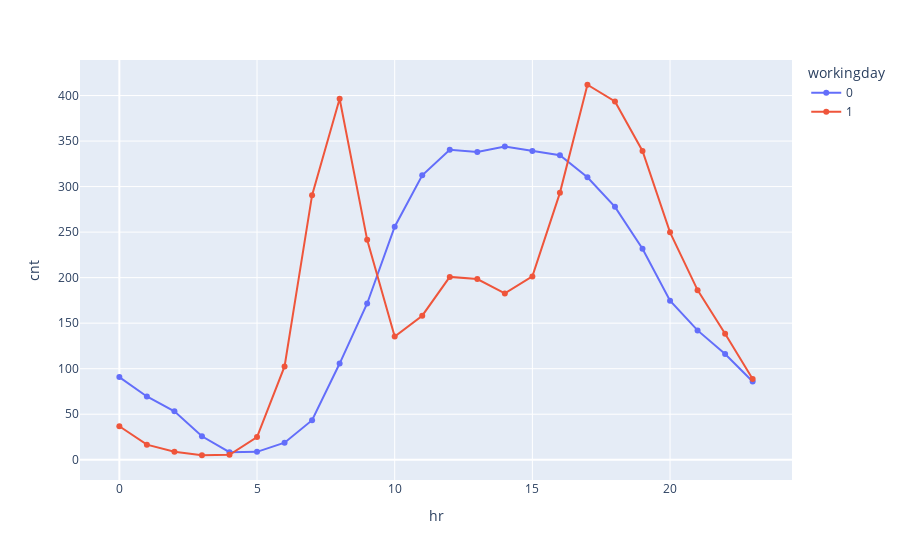

Notebook cell for this chart:
### Markdown cell above
4. Analysing **hourly** trend, segmenting wether is a working day or not

### Code cell
peakhour = data.groupby(["hr","workingday"], as_index=False)["cnt"].mean()
px.line(peakhour, x='hr', y="cnt", color='workingday', markers=True)

### Figure 1 — Plotly figure (JSON) as saved in the notebook; plotly's stock layout.template omitted (floating-point values rounded to 4 significant figures)
{"data": [{"hovertemplate": "workingday=0<br>hr=%{x}<br>cnt=%{y}<extra></extra>", "legendgroup": "0", "line": {"color": "#636efa", "dash": "solid"}, "marker": {"symbol": "circle"}, "mode": "markers+lines", "name": "0", "orientation": "v", "showlegend": true, "type": "scatter", "x": [0, 1, 2, 3, 4, 5, 6, 7, 8, 9, 10, 11, 12, 13, 14, 15, 16, 17, 18, 19, 20, 21, 22, 23], "xaxis": "x", "y": [90.8, 69.51, 53.17, 25.78, 8.264, 8.689, 18.74, 43.41, 105.7, 171.6, 255.9, 312.3, 340.4, 338.0, 343.9, 339.0, 334.5, 310.2, 277.7, 231.7, 174.7, 142.1, 116.1, 85.93], "yaxis": "y"}, {"hovertemplate": "workingday=1<br>hr=%{x}<br>cnt=%{y}<extra></extra>", "legendgroup": "1", "line": {"color": "#EF553B", "dash": "solid"}, "marker": {"symbol": "circle"}, "mode": "markers+lines", "name": "1", "orientation": "v", "showlegend": true, "type": "scatter", "x": [0, 1, 2, 3, 4, 5, 6, 7, 8, 9, 10, 11, 12, 13, 14, 15, 16, 17, 18, 19, 20, 21, 22, 23], "xaxis": "x", "y": [36.79, 16.55, 8.684, 4.943, 5.43, 24.91, 102.5, 290.6, 396.5, 241.5, 135.4, 158.2, 200.8, 198.4, 182.6, 201.3, 293.1, 411.8, 393.5, 339.1, 249.7, 186.3, 138.4, 88.71], "yaxis": "y"}], "layout": {"legend": {"title": {"text": "workingday"}, "tracegroupgap": 0}, "margin": {"t": 60}, "xaxis": {"anchor": "y", "domain": [0, 1], "title": {"text": "hr"}}, "yaxis": {"anchor": "x", "domain": [0, 1], "title": {"text": "cnt"}}}}
